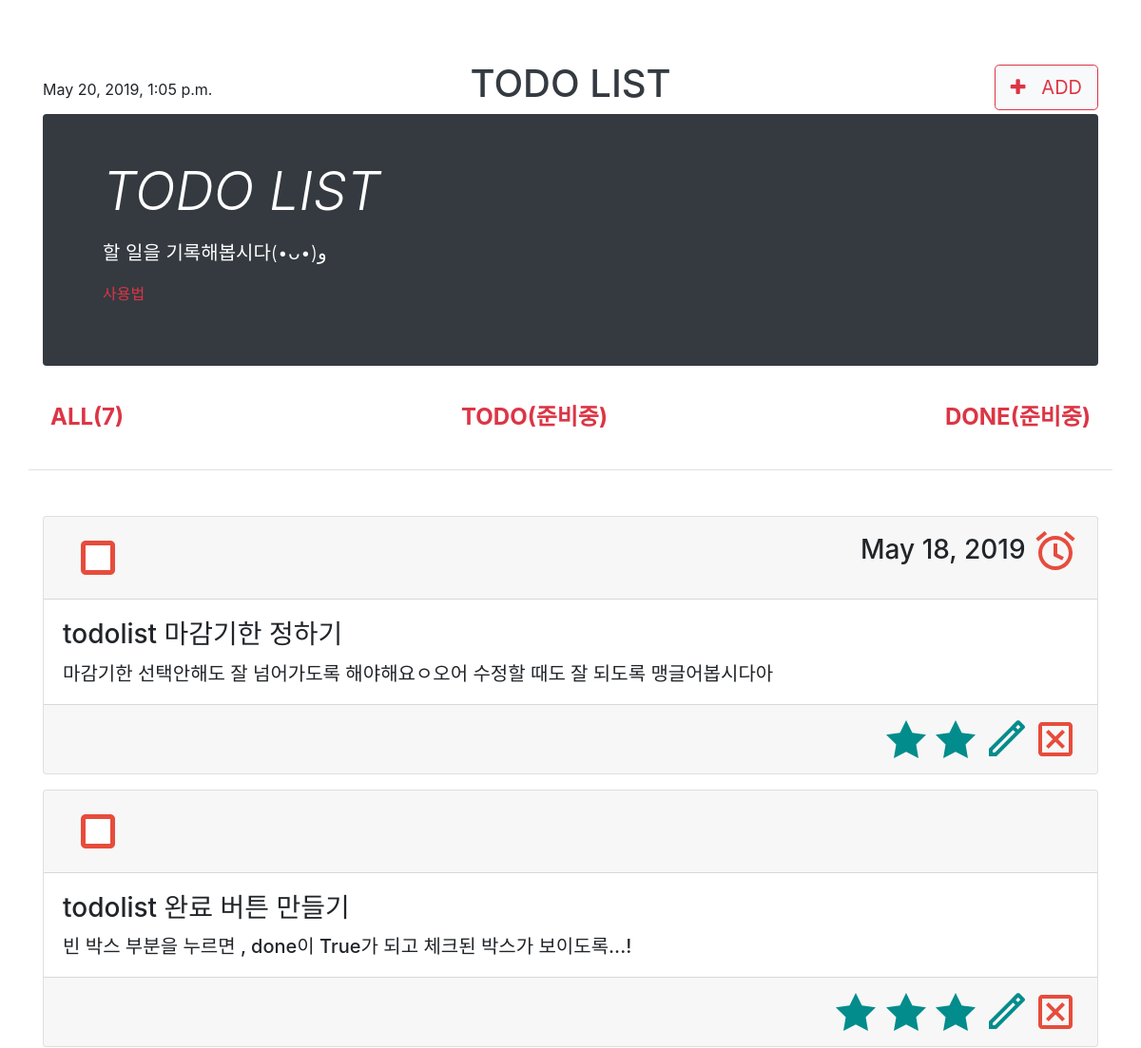
/ (upper part), run on an earlier commit of the app's database.
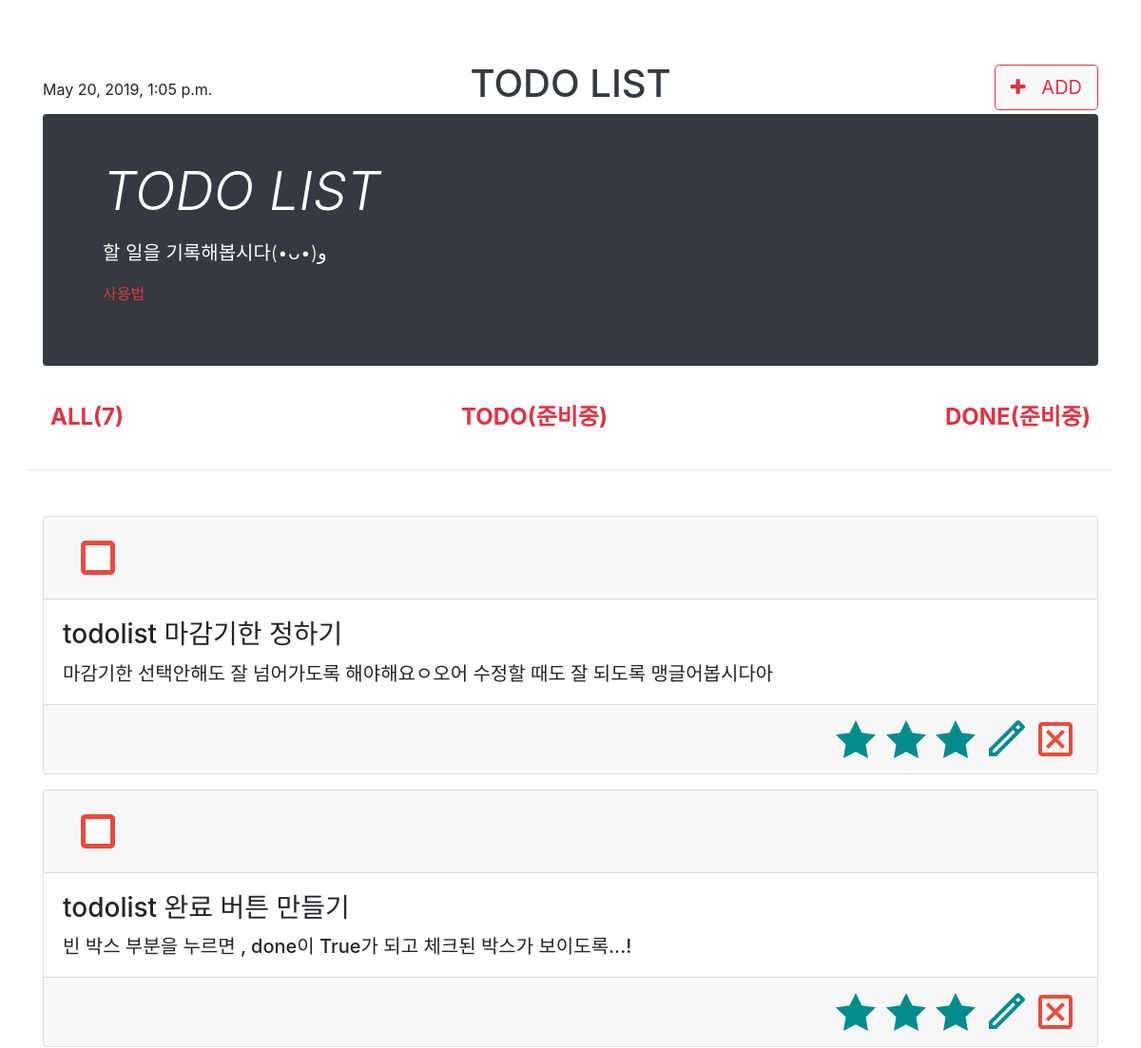
And on a later commit of the database.
### todolistapp/models.py (models this page shows, shortened)
class Todolist(models.Model):
    title = models.CharField(max_length=50)
    content = models.TextField(blank=True)
    done = models.BooleanField(default=False)
    due_date = models.DateField(blank=True, null=True)
    level = models.CharField(max_length=5, default=None, blank=True, null=True)
    def overdue(self):
        if self.due_date and datetime.date.today() > self.due_date:
            return True

### todolistapp/views.py (the view)
# urls.py: path('', todolistapp.views.todolist, name='todolist'),
def todolist(request):
    today = timezone.datetime.now()
    todolists = Todolist.objects
    return render(request, 'todolist.html', {'todolists':todolists, 'today':today})

### todolistapp/templates/todolist.html (shortened to what this page needs)
{% extends 'base.html'%}
{% block contents %}
<main role="main" class="container">
    <div class="row">
        <div class="col-md-12">
        {% for todolist in todolists.all %}
        <div class="card mb-3">
            <div class="card-header">
                <div class="row">
                <div class="col-8">
                {% if todolist.done is False %}
                    <form action="{% url 'todolist_done' todolist.id %}">
                        <button class="btn btn-link" type="submit" name="done">
                        </button>
                    </form>
                {% endif %}
                </div>
                <h3 class="col-4 text-right">
                    {% if todolist.due_date == None %}
                    &nbsp;
                    {% else %}
                        {{todolist.due_date}}
                    {% endif %}
                </h3>
                </div>
            </div>
            <div class="card-body">
                <h3 class="card-title">{{todolist.title}}</h3>
                <h5 class="card-text">{{todolist.content}}</h5>
            </div>
            <div class="card-footer text-right">
                <a href="{% url 'edit' todolist.id %}">
                </a>
                <a href="{% url 'destroy' todolist.id %}">
                </a>
            </div>
        </div>
        {% endfor %}
        </div>
    </div>
</main>
{% endblock %}

What changed in the data, as far as the page shows it:
changed Todolist "todolist 마감기한 정하기": level "12" → "abc" (drawn); due_date "May 18, 2019" → (not shown)
